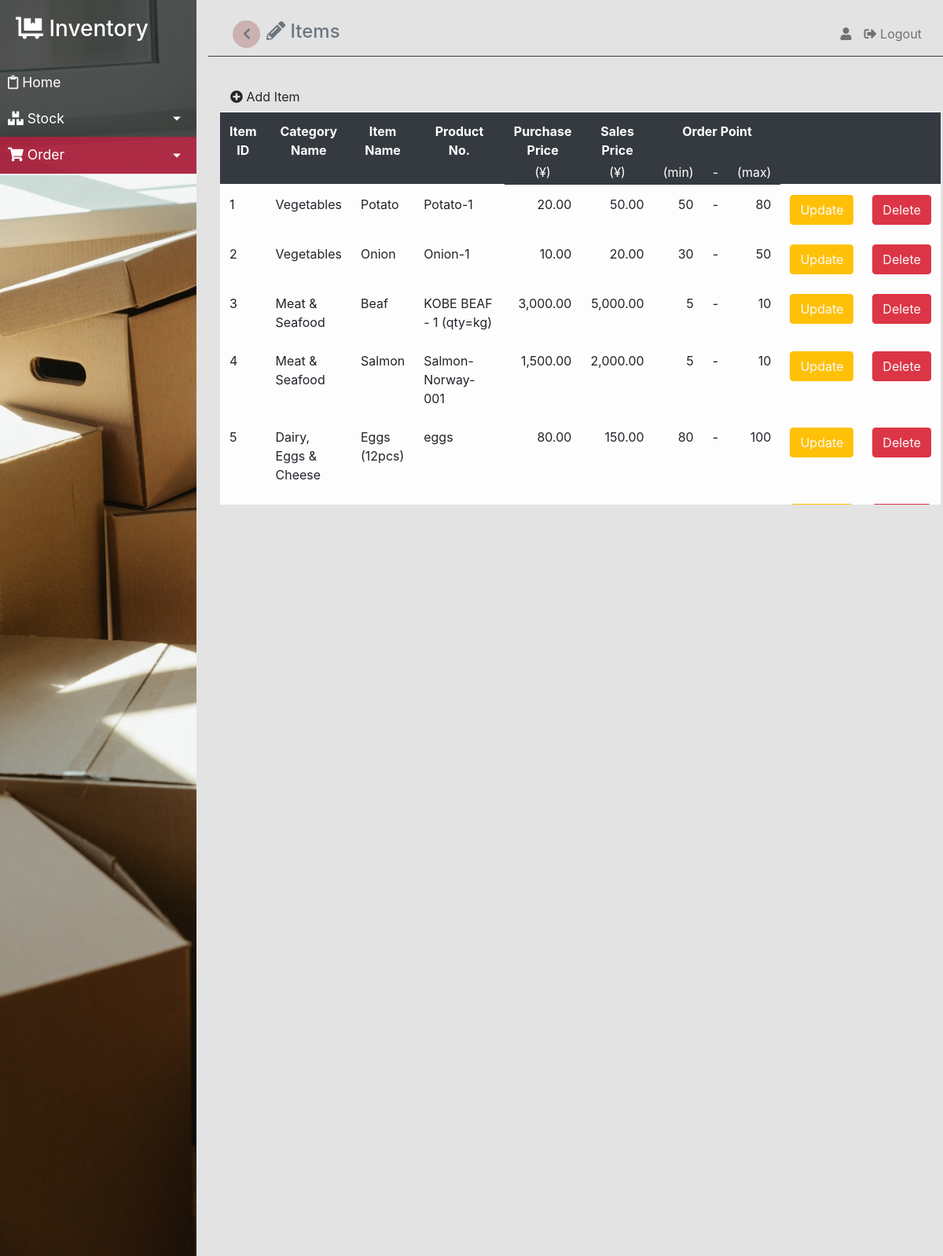
The page /items.php on the database its author committed.
### tables this page shows
CREATE TABLE `items` (
  `item_id` int(11) NOT NULL,
  `category_id` int(11) NOT NULL,
  `item_name` varchar(255) NOT NULL,
  `product_number` varchar(255) NOT NULL,
  `purchase_price` int(11) NOT NULL,
  `sales_price` int(11) NOT NULL,
  `min_qty` int(11) NOT NULL,
  `max_qty` int(11) NOT NULL
);

CREATE TABLE `categories` (
  `category_id` int(11) NOT NULL,
  `category_name` varchar(255) NOT NULL,
  `memo` varchar(255) NOT NULL
);

### classes/Config.php (called while the page is built, shortened)
<?php
class Config
{
    private $servername ='us-cdbr-east-04.cleardb.com';
    private $username = 'bbca1315152850';
    private $password = 'aa48e207';
    private $db_name = 'heroku_7bcd1e58d86e369';
    public function __construct()
    {
        $this->conn = new mysqli($this->servername,$this->username,$this->password,$this->db_name);
        return $this->conn;
    }
}
?>

### datafile.php (called while the page is built, shortened)
<?php
  include 'classes/System_app.php';
  $system_app = new System_app;
?>

### items.php (the view, shortened to what this page needs)
<?php
	include 'datafile.php';
	$itemList = $system_app->getItemList();
?>
<!doctype html>
<html lang="en">
  <head>
    <link rel="stylesheet" href="https://stackpath.bootstrapcdn.com/bootstrap/4.3.1/css/bootstrap.min.css">
    <link rel="stylesheet" href="https://cdnjs.cloudflare.com/ajax/libs/font-awesome/5.15.3/css/all.min.css" />
		<link rel="stylesheet" href="css/nav.css">
  </head>
  <body>
		<div class="wrapper">
			<div>
				<?php
					$dashboard_active = "";
					$stocks_drop_active = "";
					$stocks_active = "";
					$stockDetails_active = "";
					$orders_drop_active = "";
					$orders_active = "";
					$orderDetails_active = "";
					$master_drop_active = "active";
					$categories_active = "";
					$items_active = "active";
					$users_active = "";
					$system_app->navbar($dashboard_active,$stocks_drop_active,$stocks_active,$stockDetails_active,$orders_drop_active,$orders_active,$orderDetails_active,$master_drop_active,$categories_active,$items_active,$users_active);
				?>
			</div>
			<div class="" id="content">
				<nav class="navbar navbar-expand-lg navbar-transparent nabvar-absolute fixed-top navbar-light border-bottom border-dark border-2">
          <div class="container-fluid">
            <div class="nabvar-wrapper">
              <div class="navbar-minimize d-flex align-item-center">
                <button type="button" id="sidebarCollapse" class="navbar-btn btn-fab btn-round mr-2">
                  <i class="fas fa-chevron-right text-muted"></i>
                </button>
                <span class="align-center">
                  <a href="items.php" class="text-decoration-none text-muted h4 text-center"><i class="fas fa-pencil-alt"></i> Items</a>
                </span>
              </div>
            </div>
            <div class="collapse navbar-collapse" id="menu">
              <ul class="navbar-nav ml-auto">
                  <li class="nav-item">
										<a href="profile.php?id=<?php echo $_SESSION['login_id'];?>" class="nav-link"><i class="fas fa-user"></i> <?php echo $_SESSION['firstname']." ".$_SESSION['lastname'];?></a>
                  </li>
                  <li class="nav-item">
                    <a href="logout.php" class="nav-link"><i class="fas fa-sign-out-alt"></i> Logout</a>
                  </li>
                </ul>
            </div>
          </div>
        </nav>
				<div class="container">
					<div class="row mt-3">
						<div class="col">
							<a href="" class="btn btn-muted float-end" data-toggle="modal" data-target="#addItem"><i class="fas fa-plus-circle"></i> Add Item</a>
						</div>
					</div>
					<table class="table table-hover table-light" id="scrolltable-items">
						<thead class="table-dark text-center">
							<tr>
								<th class="align-top" rowspan=2>Item ID</th>
								<th class="align-top" rowspan=2>Category Name</th>
								<th class="align-top" rowspan=2>Item Name</th>
								<th class="align-top" rowspan=2>Product No.</th>
								<th class="align-top border-0 pb-0">Purchase Price</th>
								<th class="align-top border-0 pb-0">Sales Price</th>
								<th class="align-top border-0 pb-0" colspan=3>Order Point</th>
								<th class="align-top" rowspan=2></th>
								<th class="align-top" rowspan=2></th>
							</tr>
							<tr>
								<td class="align-top py-1 border-0">(&yen;)</td>
								<td class="align-top py-1 border-0">(&yen;)</td>
								<td class="align-top py-1 border-0">(min)</td>
								<td class="align-top py-1 border-0">-</td>
								<td class="align-top py-1 border-0">(max)</td>
							</tr>
						<tbody>
							<?php foreach((array)$itemList as $row){
								if($row["item_id"]==""){?>
								<tr>
									<td class="text-center bg-light"colspan=11>No data.</td>
								</tr>
								<?php }else{?>
								<tr>
									<td><?php echo $row['item_id']; ?></td>
									<td><?php echo $row['category_name']; ?></td>
									<td><?php echo $row['item_name']; ?></td>
									<td><?php echo $row['product_number']; ?></td>
									<td class="text-right"><?php echo number_format($row['purchase_price'],2); ?></td>
									<td class="text-right"><?php echo number_format($row['sales_price'],2); ?></td>
									<td class="text-right"><?php echo $row['min_qty']; ?></td>
									<td>-</td>
									<td class="text-right"><?php echo $row['max_qty']; ?></td>
									<td><a href="" class="btn btn-warning text-light float-end" data-toggle="modal" data-target="#editItem<?php echo $row['item_id'];?>">Update</a>
									</td>
									<td><a href="" class="btn btn-danger text-light float-end" data-toggle="modal" data-target="#deleteItem<?php echo $row['item_id'];?>">Delete</a>
									</td>
								</tr>
							<?php }}?>
						</tbody>
					</table>
				</div>
			</div>
		</div>
  </body>
</html>

### classes/System_app.php (shortened to what this page needs)
<?php
	include 'Config.php';
	class System_app extends Config
	{
		public function navbar($dashboard_active,$stocks_drop_active,$stocks_active,$stockDetails_active,$orders_drop_active,$orders_active,$orderDetails_active,$master_drop_active,$categories_active,$items_active,$users_active)
		{
			if($_SESSION['status'] == "A")
			{
				echo "<nav id='sidebar'>
				<div class='sidebar-header'>
					<h3><a href='#' class=''><i class='fas fa-dolly-flatbed'></i> Inventory</a></h3>
				</div>
				<ul class='list-unstyled components'>
					<li class=''>
						<a href='dashboard.php' class='".$dashboard_active."'><i class='far fa-clipboard'></i> Home</a>
					</li>
					<li class=''>
						<a href='#stockSubmenu' data-toggle='collapse' aria-expanded='true' class='dropdown-toggle ".$stocks_drop_active."'><i class='fas fa-boxes'></i></i> Stock</a>
						<ul class='collapse list-unstyled' id='stockSubmenu'>
							<li>
								<a href='stocks.php' class='".$stocks_active."'><i class='fas fa-cart-arrow-down'></i> All Stocks</a>
							</li>
							<li>
								<a href='stock-details.php' class='".$stockDetails_active."'><i class='fas fa-shipping-fast'></i> Stock Details</a>
							</li>
						</ul>
					</li>
					<li>
						<a href='#orderSubmenu' data-toggle='collapse' aria-expanded='true' class='dropdown-toggle ".$orders_drop_active."'><i class='fas fa-shopping-cart'></i> Order</a>
							<ul class='collapse list-unstyled' id='orderSubmenu'>
								<li>
									<a href='orders.php' class='".$orders_active."'><i class='fas fa-cart-arrow-down'></i> Order</a>
								</li>
								<li>
									<a href='order-details.php' class='".$orderDetails_active."'><i class='fas fa-shipping-fast'></i> Order Details</a>
								</li>
							</ul>
					</li>
					<li>
						<a href='#masterSubmenu' data-toggle='collapse' aria-expanded='true' class='dropdown-toggle ".$master_drop_active."'><i class='fas fa-key'></i> Master</a>
							<ul class='collapse list-unstyled' id='masterSubmenu'>
								<li>
									<a href='categories.php' class='".$categories_active."'><i class='far fa-folder-open'></i> Categories</a>
								</li>
								<li>
									<a href='items.php' class='".$items_active."'><i class='fas fa-pencil-alt'></i> Items</a>
								</li>
								<li>
									<a href='users.php' class='".$users_active."'><i class='fas fa-users'></i> Users</a>
								</li>
							</ul>
					</li>
				</ul>
			</nav>";
			}
			else
			{
				echo "<nav id='sidebar'>
				<div class='sidebar-header'>
					<h3><a href='#'><i class='fas fa-dolly-flatbed'></i> Inventory</a></h3>
				</div>
				<ul class='list-unstyled components'>
					<li>
						<a href='dashboard.php' class='".$dashboard_active."'><i class='far fa-clipboard'></i> Home</a>
					</li>
					<li>
					<a href='#stockSubmenu' data-toggle='collapse' aria-expanded='true' class='dropdown-toggle ".$stocks_drop_active."'><i class='fas fa-boxes'></i></i> Stock</a>
					<ul class='collapse list-unstyled' id='stockSubmenu'>
						<li>
							<a href='stocks.php' class='".$stocks_active."'><i class='fas fa-cart-arrow-down'></i> All Stocks</a>
						</li>
						<li>
							<a href='stock-details.php' class='".$stockDetails_active."'><i class='fas fa-shipping-fast'></i> Stock Details</a>
						</li>
					</ul>
					</li>
					<li>
						<a href='#orderSubmenu' data-toggle='collapse' aria-expanded='true' class='dropdown-toggle ".$master_drop_active."'><i class='fas fa-shopping-cart'></i> Order</a>
							<ul class='collapse list-unstyled' id='orderSubmenu'>
								<li>
									<a href='orders.php' class='".$orders_active."'><i class='fas fa-cart-arrow-down'></i> Order</a>
								</li>
								<li>
									<a href='order-details.php' class='".$orderDetails_active."'><i class='fas fa-shipping-fast'></i> Order Details</a>
								</li>
							</ul>
					</li>
				</ul>
			</nav>";
			}
		}
		public function getItemList()
		{
			$sql = "SELECT items.item_id,items.category_id,items.item_name,items.product_number,items.purchase_price,items.sales_price,items.min_qty,items.max_qty,categories.category_id,categories.category_name,categories.memo FROM items INNER JOIN categories ON items.category_id=categories.category_id ORDER BY items.item_id";
			$result = $this->conn->query($sql);
			if($result->num_rows>0)
			{
				$arr = array();
				while($row = $result->fetch_assoc())
				{
						$arr[] = $row;
				}
				return $arr;
			}
			else
			{
				return FALSE;
			}
		}
	}
?>

### css/nav.css (style rules this page uses)
#sidebarCollapse { width: 35px; height: 35px; background: rgb(188 143 143 / 60%); border: none; border-radius: 50%; }
#sidebarCollapse i { transform: rotate(180deg); border-radius: 50%; }
.wrapper { display: flex; align-items: stretch; perspective: 1500px; }
#sidebar { min-width: 250px; max-width: 250px; min-height: 100vh; background: rgb(0 0 0 / 65%); color: #fff; transition: all 0.6s cubic-bezier(0.945, 0.020, 0.270, 0.665); transform-origin: center left; background-image: url(../img/box.jpg); background-size: cover; position: -webkit-sticky; position: sticky; top: 0; }
#sidebar .sidebar-header { padding: 20px; background: rgb(0 0 0 / 65%); }
#sidebar .sidebar-header a { color: #fff; text-decoration: none; }
#sidebar ul.components { border-bottom: 2px solid #fff; background: rgb(0 0 0 / 65%); }
#sidebar ul li a { padding: 10px; font-size: 1.1em; display: block; color: #fff; text-decoration: none; }
#sidebar ul li a.active { color: #fff; background: rgb(220 20 60 / 65%); }
a[data-toggle="collapse"] { position: relative; }
.dropdown-toggle::after { display: block; position: absolute; top: 50%; right: 20px; transform: translateY(-50%); }
#content { width: 100%; padding: 15px; min-height: 100vh; transition: all 0.3s; background: rgb(192 192 192 / 45%); }
.navbar { display: flex; flex-wrap: wrap; align-items: center; justify-content: space-between; padding: navbar-padding-y navbar-padding-x; position: -webkit-sticky; position: sticky; top: 5px; z-index: 99; }
#scrolltable-items.table { table-layout: fixed; display:block; overflow-y:scroll; height:500px; width: 100%; position: -webkit-sticky; position: sticky; top: 30px; }

### rows shown on the page
items: item_id "1", category.category_name "Vegetables", item_name "Potato", product_number "Potato-1", purchase_price "20.00", sales_price "50.00", min_qty "50", max_qty "80"
items: item_id "2", category.category_name "Vegetables", item_name "Onion", product_number "Onion-1", purchase_price "10.00", sales_price "20.00", min_qty "30", max_qty "50"
items: item_id "3", category.category_name "Meat & Seafood", item_name "Beaf", product_number "KOBE BEAF - 1 (qty=kg)", purchase_price "3,000.00", sales_price "5,000.00", min_qty "5", max_qty "10"
items: item_id "4", category.category_name "Meat & Seafood", item_name "Salmon", product_number "Salmon-Norway-001", purchase_price "1,500.00", sales_price "2,000.00", min_qty "5", max_qty "10"
items: item_id "5", category.category_name "Dairy, Eggs & Cheese", item_name "Eggs (12pcs)", product_number "eggs", purchase_price "80.00", sales_price "150.00", min_qty "80", max_qty "100"
